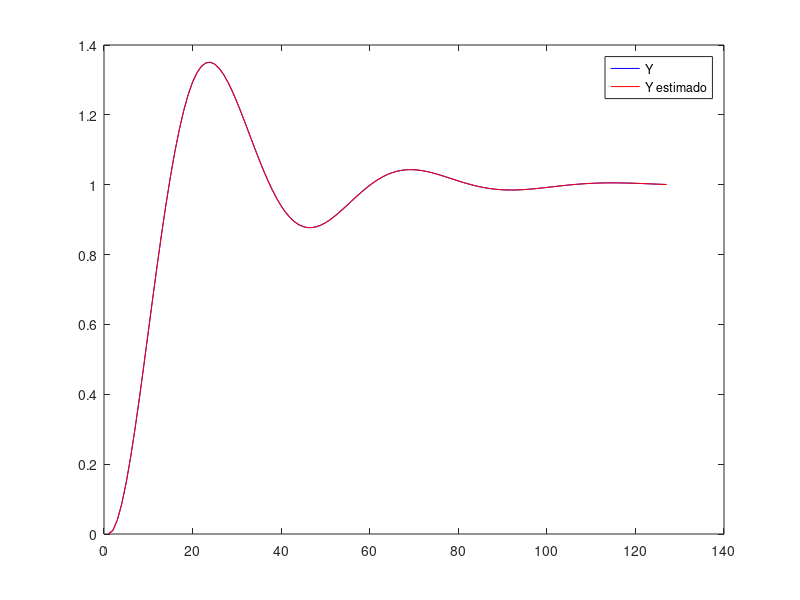

Recreate this plot in MATLAB.
%%
order_input = 5;
order_output = 5;
n = order_input + order_output;

fileID = fopen('stepG2.txt', 'r');
formatSpec = '%f %f';
sizeData = [2 Inf];
data = fscanf(fileID, formatSpec, sizeData);
data = data';

m = length(data);
input = ones(m);

phi = zeros(m,n);

for row = 1:m
    for col = 1:order_output
       if(row-col) < 1
           phi(row, col) = 0;
       else
           phi(row, col) = data(row-col, 2);
       end
    end
    for col = 1:order_input
        if(row-col) < 1
            phi(row, col + order_output) = 0;
        else
            phi(row, col + order_output) = input(row-col);
        end
    end
end


Y = data(:,2);
phi_pinv = pinv(phi);

% theta
theta = phi_pinv * Y;

% Y estimado ou Y^
Y_e = phi * theta;

% eps = Y - Y^
error = Y - Y_e;

disp('Theta:')
theta
disp('Error:')
error_mean = mean(error);
error_mean
plot(Y, 'b')
hold on
plot(Y_e, 'r')
legend('Y', 'Y estimado')

%% order 1
theta1 = theta;
error_mean1 = error_mean;

%% order 2
theta2 = theta;
error_mean2 = error_mean;

%% order 3
theta3 = theta;
error_mean3 = error_mean;

%% order 4
theta4 = theta;
error_mean4 = error_mean;

%% order 5
theta5 = theta;
error_mean5 = error_mean;

%% Save in .mat file
Estimative.theta1 = theta1;
Estimative.theta2 = theta2;
Estimative.theta3 = theta3;
Estimative.theta4 = theta4;
Estimative.theta5 = theta5;
Estimative.error1 = error_mean1;
Estimative.error2 = error_mean2;
Estimative.error3 = error_mean3;
Estimative.error4 = error_mean4;
Estimative.error5 = error_mean5;
save('part2-2.mat', '-struct', 'Estimative');